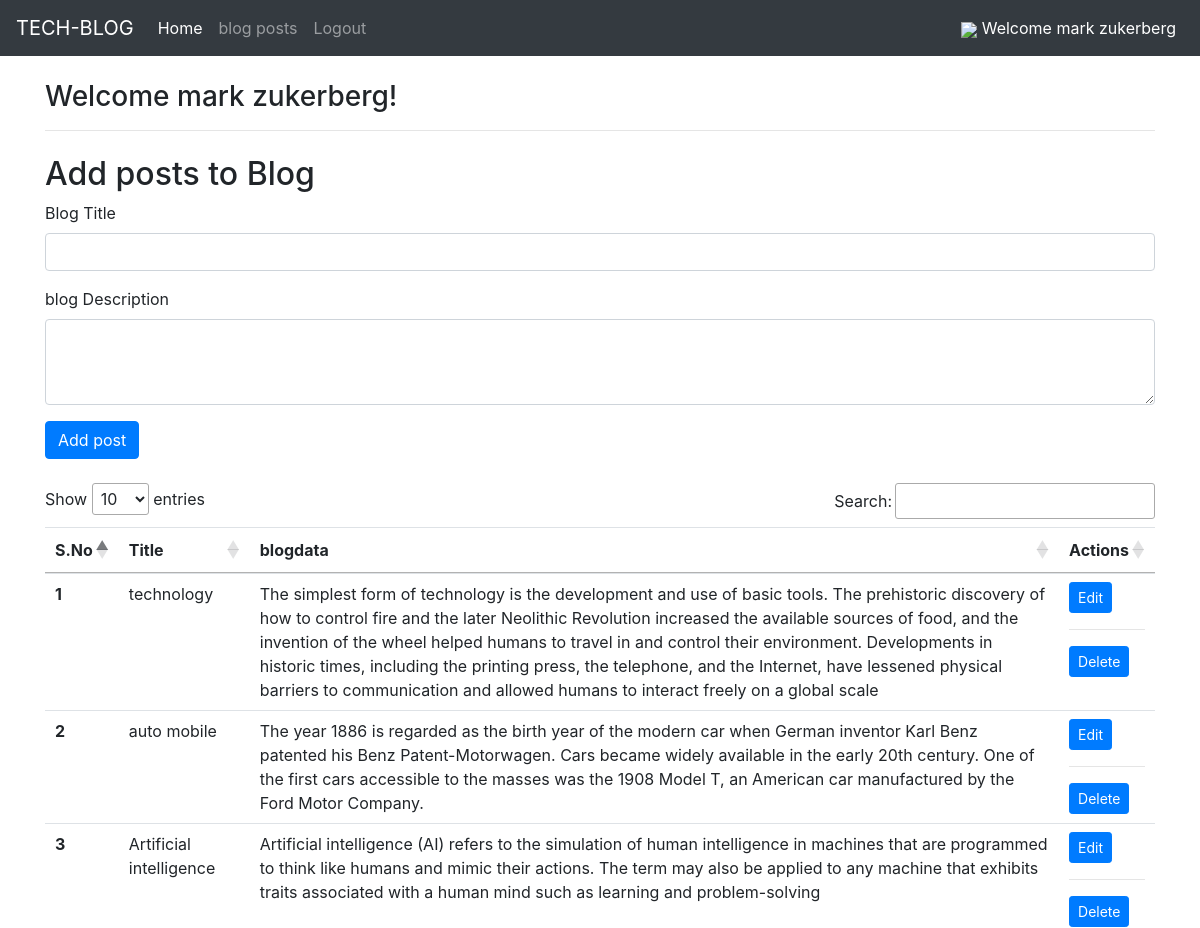
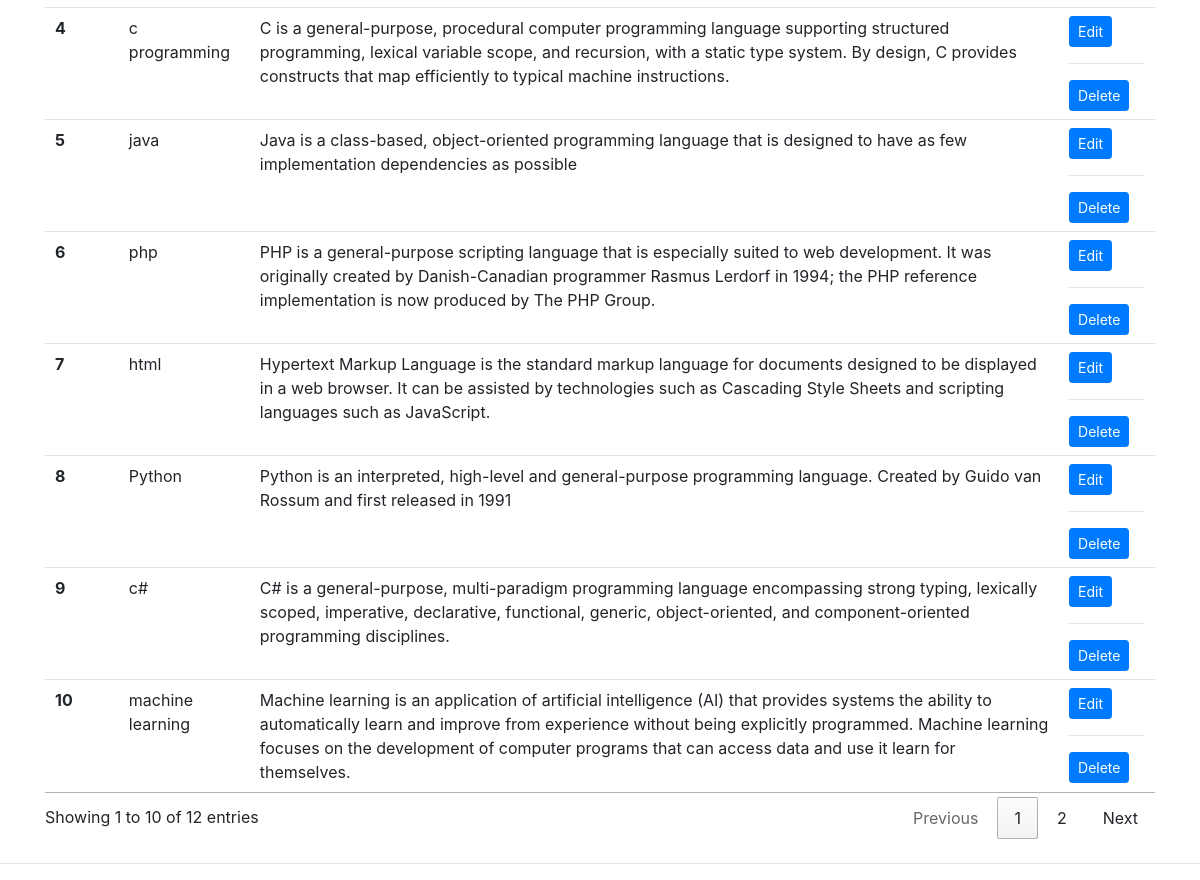
Page /blogposts.php (signed in) on the committed database (2 pictures, top to bottom).
### tables this page shows
CREATE TABLE `post` (
  `sno` int(11) NOT NULL,
  `title` varchar(50) DEFAULT NULL,
  `blogdata` longtext DEFAULT NULL,
  `timestamp` datetime DEFAULT current_timestamp()
);

### blogposts.php (the view, shortened to what this page needs)
<?php
$servername = "localhost";
$username = "root";
$password = "";
$database = "login";
$conn = mysqli_connect($servername, $username, $password, $database);
?>
<!doctype html>
<html lang="en">
<head>
  <link rel="stylesheet" href="https://stackpath.bootstrapcdn.com/bootstrap/4.4.1/css/bootstrap.min.css"
>
  <link rel="stylesheet" href="//cdn.datatables.net/1.10.20/css/jquery.dataTables.min.css">
</head>
<body>
   <body>
  <nav class="navbar navbar-expand-lg navbar-dark bg-dark">
  <a class="navbar-brand" href="logout.php">TECH-BLOG</a>
  <div class="collapse navbar-collapse" id="navbarNavDropdown">
    <ul class="navbar-nav">
      <li class="nav-item active">
        <a class="nav-link" href="welcome.php">Home <span class="sr-only">(current)</span></a>
      </li>
        <a class="nav-link" href="blogposts.php">blog posts</a>
      <li class="nav-item">
        <a class="nav-link" href="logout.php">Logout</a>
      </li>
    </ul>
  <div class="navbar-collapse collapse">
  <ul class="navbar-nav ml-auto">
  <li class="nav-item active">
        <a class="nav-link" href="#"> <img src="https://img.icons8.com/metro/26/000000/guest-male.png"> <?php echo "Welcome ". $_SESSION['username']?></a>
      </li>
  </ul>
  </div>
  </div>
</nav>
<div class="container mt-4">
<h3><?php echo "Welcome ". $_SESSION['username']?>! </h3>
<hr>
</div>
  <div class="container my-4">
    <h2>Add posts to Blog</h2>
    <form action="/login/blogposts.php" method="POST">
      <div class="form-group">
        <label for="title">Blog Title</label>
        <input type="text" class="form-control" id="title" name="title" aria-describedby="emailHelp">
      </div>
      <div class="form-group">
        <label for="desc">blog Description</label>
        <textarea class="form-control" id="blogdata" name="blogdata" rows="3"></textarea>
      </div>
      <button type="submit" class="btn btn-primary">Add post</button>
    </form>
  </div>
  <div class="container my-4">
    <table class="table" id="myTable">
      <thead>
        <tr>
          <th scope="col">S.No</th>
          <th scope="col">Title</th>
          <th scope="col">blogdata</th>
          <th scope="col">Actions</th>
        </tr>
      </thead>
      <tbody>
        <?php
          $sql = "SELECT * FROM `post`";
          $result = mysqli_query($conn, $sql);
          $sno = 0;
          while($row = mysqli_fetch_assoc($result)){
            $sno = $sno + 1;
            echo "<tr>
            <th scope='row'>". $sno . "</th>
            <td>". $row['title'] . "</td>
            <td>". $row['blogdata'] . "</td>
            <td> <button class='edit btn btn-sm btn-primary' id=".$row['sno'].">Edit</button> <hr> <button class='delete btn btn-sm btn-primary' id=d".$row['sno'].">Delete</button>  </td>
          </tr>";
        }
          ?>
      </tbody>
    </table>
  </div>
  <hr>
</body>
</html>

### rows in the picture
post: title "technology", blogdata "The simplest form of technology is the development and use of basic tools. The prehistoric discovery of how to control fire and the later Neolithic Revolution increased the available sources of food, and the invention of the wheel helped humans to travel in and control their environment. Developments in historic times, including the printing press, the telephone, and the Internet, have lessened physical barriers to communication and allowed humans to interact freely on a global scale"
post: title "auto mobile", blogdata "The year 1886 is regarded as the birth year of the modern car when German inventor Karl Benz patented his Benz Patent-Motorwagen. Cars became widely available in the early 20th century. One of the first cars accessible to the masses was the 1908 Model T, an American car manufactured by the Ford Motor Company."
post: title "Artificial intelligence", blogdata "Artificial intelligence (AI) refers to the simulation of human intelligence in machines that are programmed to think like humans and mimic their actions. The term may also be applied to any machine that exhibits traits associated with a human mind such as learning and problem-solving"
post: title "c programming", blogdata "C is a general-purpose, procedural computer programming language supporting structured programming, lexical variable scope, and recursion, with a static type system. By design, C provides constructs that map efficiently to typical machine instructions."
post: title "java", blogdata "Java is a class-based, object-oriented programming language that is designed to have as few implementation dependencies as possible"
post: title "php", blogdata "PHP is a general-purpose scripting language that is especially suited to web development. It was originally created by Danish-Canadian programmer Rasmus Lerdorf in 1994; the PHP reference implementation is now produced by The PHP Group."
post: title "html", blogdata "Hypertext Markup Language is the standard markup language for documents designed to be displayed in a web browser. It can be assisted by technologies such as Cascading Style Sheets and scripting languages such as JavaScript."
post: title "Python", blogdata "Python is an interpreted, high-level and general-purpose programming language. Created by Guido van Rossum and first released in 1991"
post: title "c#", blogdata "C# is a general-purpose, multi-paradigm programming language encompassing strong typing, lexically scoped, imperative, declarative, functional, generic, object-oriented, and component-oriented programming disciplines."
post: title "machine learning", blogdata "Machine learning is an application of artificial intelligence (AI) that provides systems the ability to automatically learn and improve from experience without being explicitly programmed. Machine learning focuses on the development of computer programs that can access data and use it learn for themselves."

### other values in the picture
$_SESSION['username'] "mark zukerberg"
